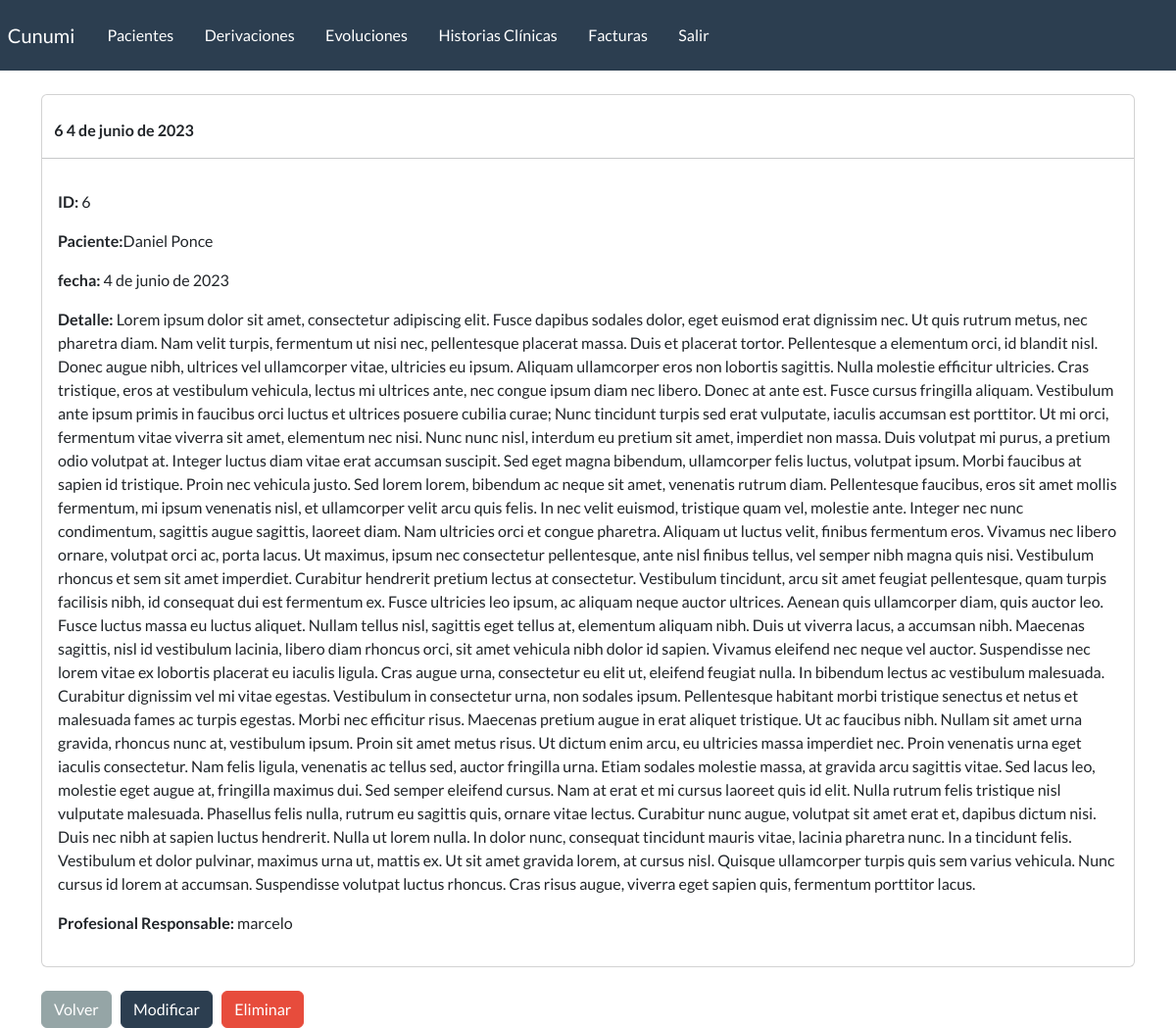
Before: /detalle-historiaClinica/6/ (signed in) with the older database file.
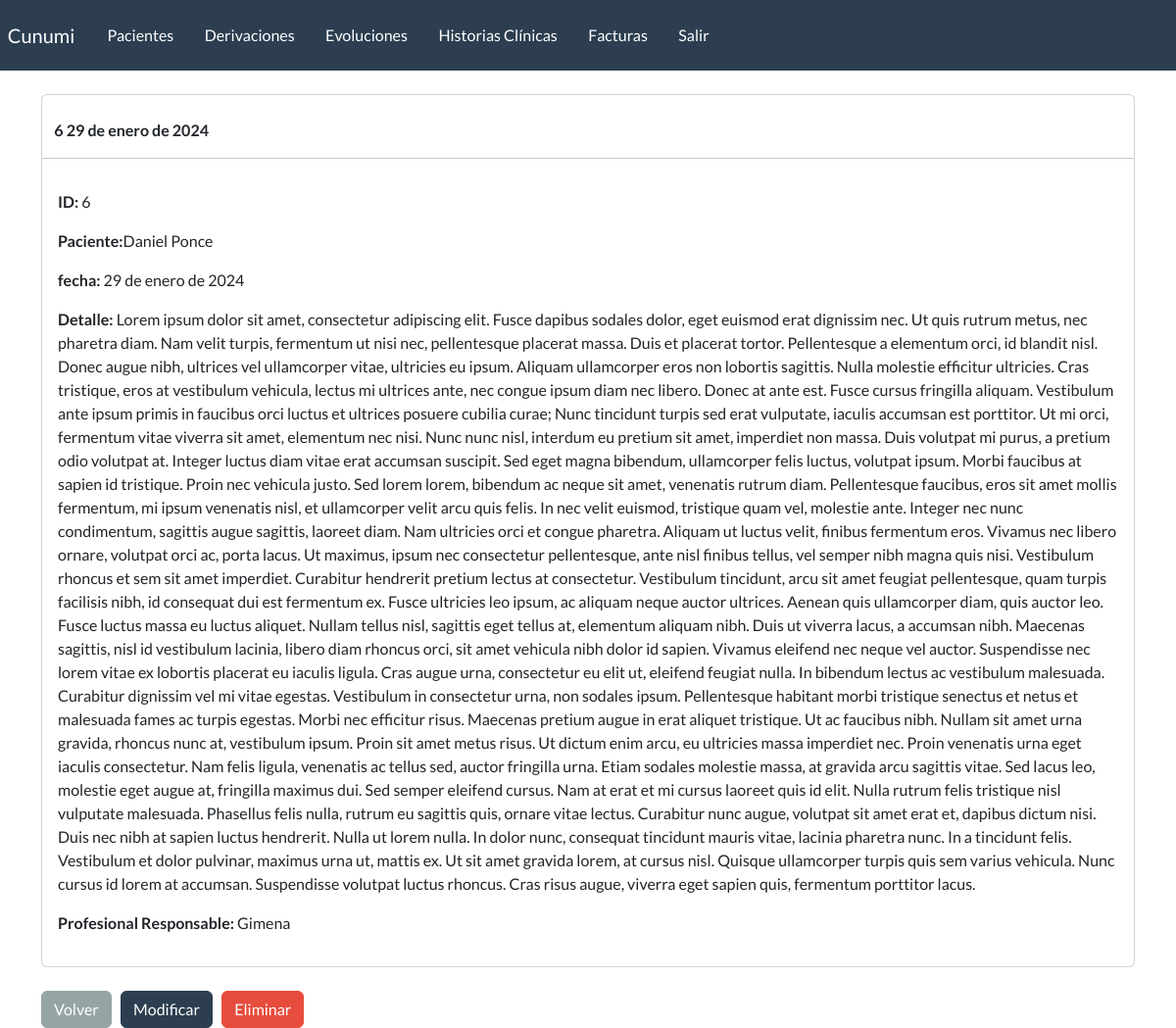
After: the same page with the newer database file.
### webapp/models.py (models this page shows, shortened)
class historiaClinica(models.Model):
    paciente = models.ForeignKey(
        paciente, on_delete=models.CASCADE, blank=False)
    fecha = models.DateField(blank=True)
    detalle = models.TextField(blank=True)
    profesional_responsable = models.ForeignKey(User, on_delete=models.CASCADE, blank=False)

class paciente(models.Model):
    nombre = models.CharField(max_length=100)
    apellido = models.CharField(max_length=100, blank=True)
    dni = models.CharField(max_length=100, blank=True)
    telefono = models.CharField(max_length=100, blank=True)
    email = models.EmailField(blank=True)
    edad = models.IntegerField(blank=True)
    fecha_inicio = models.DateField(blank=True, null=True)
    responables = models.CharField(max_length=200, blank=True)
    motivo_consulta = models.CharField(max_length=200, blank=True)
    derivado = models.BooleanField(default=False)
    email = models.EmailField(blank=True)
    estado_choices = (
        ('activo', 'activo'),
        ('inactivo', 'inactivo'),
        ('alta', 'alta'),
        ('derivado', 'derivado'))
    estado = models.CharField(max_length=20, choices=estado_choices, default='activo')
    profesional_responsable = models.ForeignKey(User, on_delete=models.CASCADE, blank=True)
    def __str__(self):
        return f"{self.nombre} {self.apellido}"

### webapp/views.py (the view)
# urls.py: path('detalle-historiaClinica/<id>/', views.detalle_historiaClinica, name='detalle_historiaClinica'),
@login_required(login_url='my-login')
def detalle_historiaClinica(request, id):
    historiaClinicaVar = get_object_or_404(historiaClinica, id=id)
    data = {
        'historiaClinica': historiaClinicaVar,
    }
    return render(request, 'webapp/historiaClinica/detalle.html', data)

### webapp/templates/webapp/historiaClinica/detalle.html (shortened to what this page needs)
{% extends 'webapp/base.html' %}
{% block content %}
        <div class="card">
            <strong>
                <br>
                {{historiaClinica.id}}
                {{historiaClinica.fecha}}
            </strong>
            <hr>
            <div class="card-body">
                <p><strong>ID: </strong>{{historiaClinica.id}}</p>
                <p><strong>Paciente:</strong>{{historiaClinica.paciente}}</p>
                <p><strong>fecha: </strong>{{historiaClinica.fecha}}</p>
                <p><strong>Detalle: </strong>{{historiaClinica.detalle}}</p>
                <p><strong>Profesional Responsable: </strong>{{historiaClinica.profesional_responsable}}</p>
            </div>
        </div>
        <br>
        <a href="{% url 'listar_historiasClinicas' %}" class="btn btn-secondary">Volver</a>
        <a href="{% url 'modificar_historiaClinica' historiaClinica.id %}" class="btn btn-primary">Modificar</a>
        <a href="{% url 'eliminar_historiaClinica' historiaClinica.id %}" class="btn btn-danger">Eliminar</a>
{% endblock %}

Changed rows visible on the page:
changed historiaClinica "Daniel Ponce": fecha "4 de junio de 2023" → "29 de enero de 2024"; profesional_responsable "marcelo" → "Gimena"
